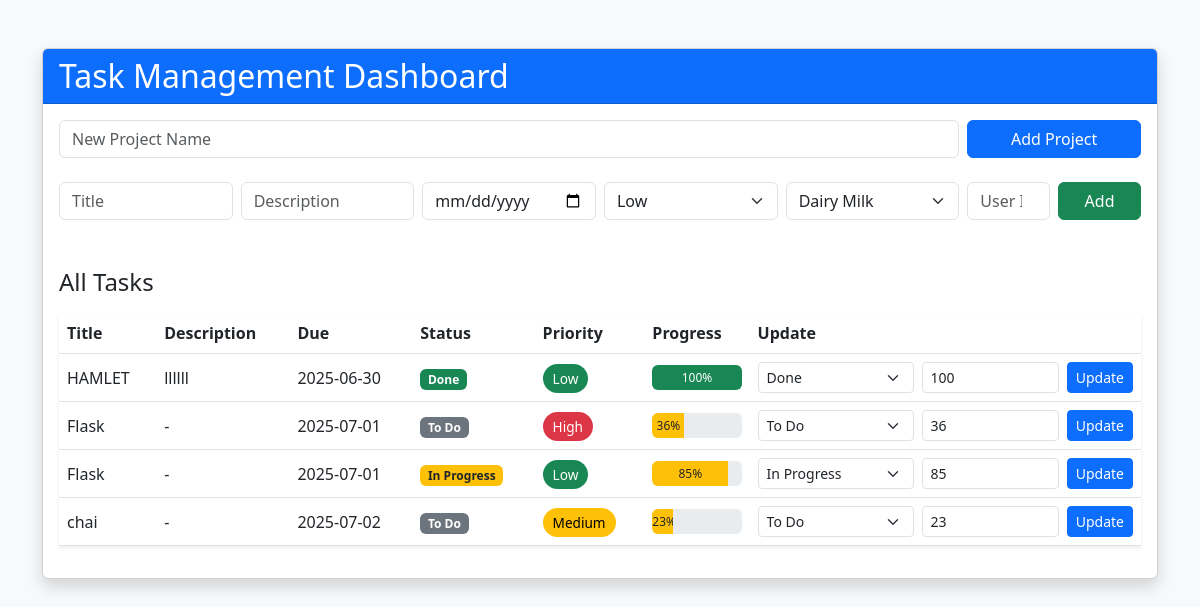
The page / on the database its author committed.
### app.py (models this page shows, shortened)
class Task(db.Model):
    id = db.Column(db.Integer, primary_key=True)
    title = db.Column(db.String(100), nullable=False)
    description = db.Column(db.Text)
    due_date = db.Column(db.DateTime)
    status = db.Column(db.String(20), default='To Do')
    priority = db.Column(db.String(10))
    progress = db.Column(db.Integer, default=0)
    project_id = db.Column(db.Integer, db.ForeignKey('project.id'))
    assigned_to = db.Column(db.Integer, db.ForeignKey('user.id'))

### app.py (the view)
@app.route('/')
def index():
    projects = Project.query.all()
    tasks = Task.query.order_by(Task.due_date).all()
    for t in tasks:
        print(f"Task: {t.title}, Progress: {t.progress} (type: {type(t.progress)})")
    return render_template('index.html', projects=projects, tasks=tasks)

### templates/index.html (shortened to what this page needs)
<!DOCTYPE html>
<html lang="en">
<head>
  <link
    href="https://cdn.jsdelivr.net/npm/bootstrap@5.3.0/dist/css/bootstrap.min.css"
    rel="stylesheet"
  />
</head>
<body>
  <div class="container mt-5">
    <div class="card shadow mb-4">
      <div class="card-header">
        <h2 class="mb-0">Task Management Dashboard</h2>
      </div>
      <div class="card-body">
        <form
          class="row g-2 mb-4"
          method="POST"
          action="{{ url_for('create_project') }}"
        >
          <div class="col-md-10">
            <input
              type="text"
              class="form-control"
              placeholder="New Project Name"
              name="name"
              required
            />
          </div>
          <div class="col-md-2">
            <button class="btn btn-primary w-100">Add Project</button>
          </div>
        </form>
        <form
          class="row g-2 mb-5"
          method="POST"
          action="{{ url_for('create_task') }}"
        >
          <div class="col-md-2">
            <input
              type="text"
              name="title"
              class="form-control"
              placeholder="Title"
              required
            />
          </div>
          <div class="col-md-2">
            <input
              type="text"
              name="description"
              class="form-control"
              placeholder="Description"
            />
          </div>
          <div class="col-md-2">
            <input type="date" name="due_date" class="form-control" required />
          </div>
          <div class="col-md-2">
            <select name="priority" class="form-select">
              <option>Low</option>
            </select>
          </div>
          <div class="col-md-2">
            <select name="project_id" class="form-select">
              {% for project in projects %}
              <option value="{{ project.id }}">{{ project.name }}</option>
              {% endfor %}
            </select>
          </div>
          <div class="col-md-1">
            <input
              type="number"
              name="assigned_to"
              class="form-control"
              placeholder="User ID"
            />
          </div>
          <div class="col-md-1">
            <button class="btn btn-success w-100">Add</button>
          </div>
        </form>
        <h4 class="mb-3">All Tasks</h4>
        <table class="table table-hover align-middle shadow-sm">
          <thead>
            <tr>
              <th>Title</th>
              <th>Description</th>
              <th>Due</th>
              <th>Status</th>
              <th>Priority</th>
              <th>Progress</th>
              <th>Update</th>
            </tr>
          </thead>
          <tbody>
            {% for task in tasks %}
            <tr>
              <td>{{ task.title }}</td>
              <td>{{ task.description or '-' }}</td>
              <td>{{ task.due_date.strftime('%Y-%m-%d') }}</td>
              <td>
                <span
                  class="badge
                  {% if task.status == 'To Do' %}bg-secondary
                  {% elif task.status == 'In Progress' %}bg-warning text-dark
                  {% elif task.status == 'Done' %}bg-success
                  {% endif %}"
                  >{{ task.status }}</span
                >
              </td>
              <td>
                <span
                  class="priority-badge
                  {% if task.priority == 'High' %}priority-high
                  {% elif task.priority == 'Medium' %}priority-medium
                  {% else %}priority-low
                  {% endif %}"
                  >{{ task.priority }}</span
                >
              </td>
              <td>
                <div class="progress" style="height: 25px;">
                  <div
                    class="progress-bar
                    {% if task.progress|int == 100 %}bg-success text-white
                    {% elif task.progress|int > 0 %}bg-warning text-dark
                    {% else %}bg-danger text-white
                    {% endif %}"
                    role="progressbar"
                    style="width: {{ task.progress|int(0) }}%;"
                  >
                    {{ task.progress|int(0) }}%
                  </div>
                </div>
              </td>
              <td>
                <form
                  method="POST"
                  action="{{ url_for('update_task', id=task.id) }}"
                  class="d-flex gap-2"
                >
                  <select name="status" class="form-select form-select-sm">
                    <option {% if task.status == 'To Do' %}selected{% endif %}>
                      To Do
                    </option>
                    <option
                      {% if task.status == 'In Progress' %}selected{% endif %}
                    >
                      In Progress
                    </option>
                    <option {% if task.status == 'Done' %}selected{% endif %}>
                      Done
                    </option>
                  </select>
                  <input
                    type="number"
                    name="progress"
                    class="form-control form-control-sm"
                    min="0"
                    max="100"
                    value="{{ task.progress|int(0) }}"
                  />
                  <button class="btn btn-primary btn-sm">Update</button>
                </form>
              </td>
            </tr>
            {% endfor %}
          </tbody>
        </table>
      </div>
    </div>
  </div>
</body>
</html>

### templates/index.html (style rules this page uses)
body { background-color: #f8f9fa; }
.table thead { background-color: #343a40; color: white; }
.priority-badge { font-size: 0.85rem; padding: 5px 10px; border-radius: 20px; }
.priority-low { background-color: #198754; color: white; }
.priority-medium { background-color: #ffc107; color: black; }
.priority-high { background-color: #dc3545; color: white; }
.card-header { background-color: #0d6efd; color: white; }

### rows shown on the page
Task: title "HAMLET", description "llllll", due_date "2025-06-30", status "Done", priority "Low", progress "100"
Task: title "Flask", description "-", due_date "2025-07-01", status "To Do", priority "High", progress "36"
Task: title "Flask", description "-", due_date "2025-07-01", status "In Progress", priority "Low", progress "85"
Task: title "chai", description "-", due_date "2025-07-02", status "To Do", priority "Medium", progress "23"

### other values the page prints
form field project_id "Dairy Milk"
